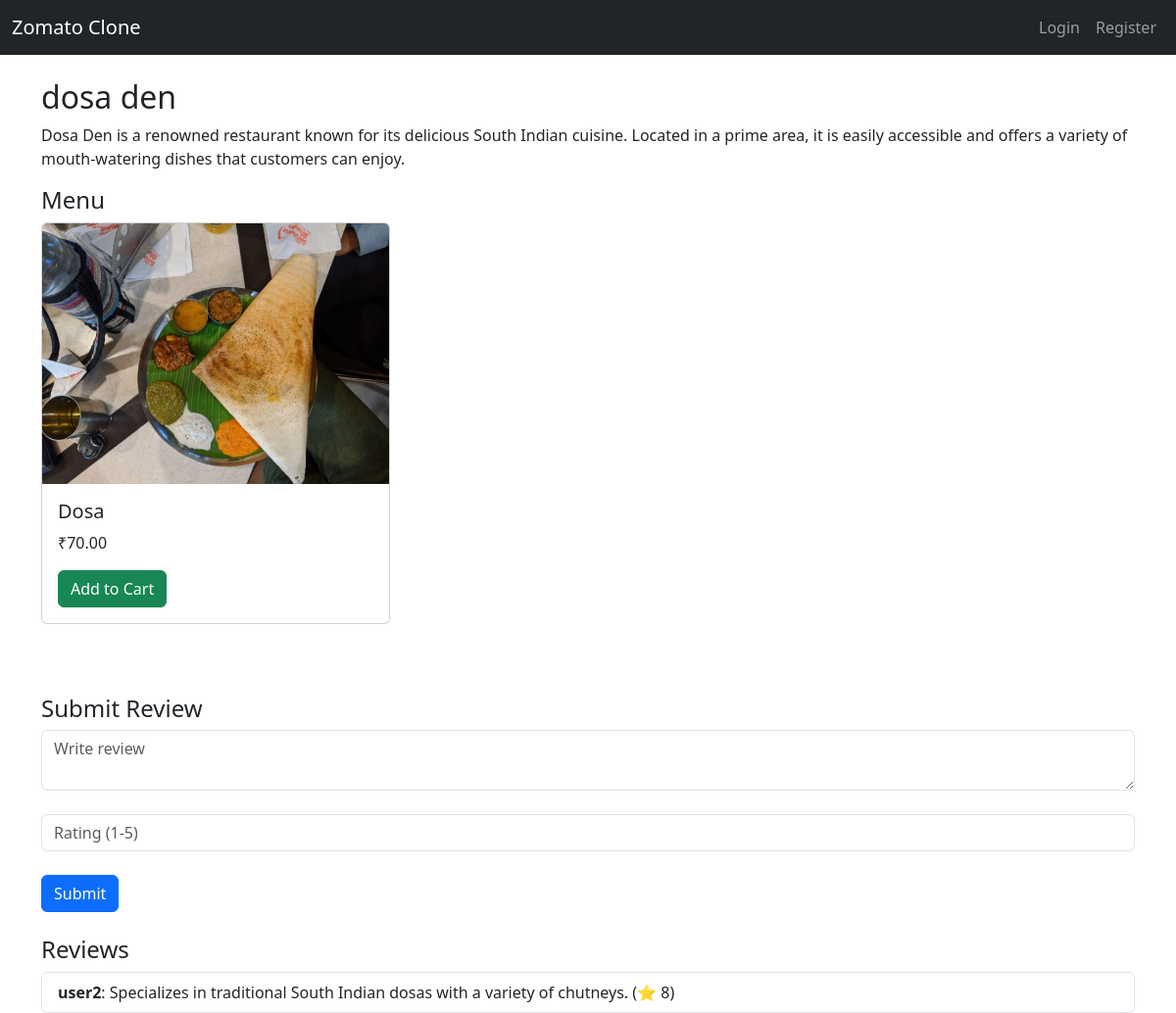
Page /restaurant/9/ on the committed database.
### main_app/models.py (models this page shows, shortened)
class Restaurant(models.Model):
    name = models.CharField(max_length=100)
    location = models.CharField(max_length=100)
    image = models.ImageField(upload_to='restaurant_images/')
    description = models.TextField()

class MenuItem(models.Model):
    restaurant = models.ForeignKey(Restaurant, on_delete=models.CASCADE)
    name = models.CharField(max_length=100)
    price = models.DecimalField(max_digits=6, decimal_places=2)
    image = models.ImageField(upload_to='menu_images/')
    description = models.TextField()

class Review(models.Model):
    user = models.ForeignKey(User, on_delete=models.CASCADE)
    restaurant = models.ForeignKey(Restaurant, on_delete=models.CASCADE)
    review = models.TextField()
    rating = models.IntegerField()
    created_at = models.DateTimeField(auto_now_add=True)

### main_app/views.py (the view)
# urls.py: path('restaurant/<int:id>/', views.restaurant_detail, name='restaurant_detail'),
def restaurant_detail(request, id):
    restaurant = Restaurant.objects.get(id=id)
    menu = MenuItem.objects.filter(restaurant=restaurant)
    reviews = Review.objects.filter(restaurant=restaurant)
    return render(request, 'restaurant_detail.html', {
        'restaurant': restaurant,
        'menu': menu,
        'reviews': reviews,
    })

### main_app/templates/restaurant_detail.html (shortened to what this page needs)
{% extends 'base.html' %}
{% block content %}
<h2>{{ restaurant.name }}</h2>
<p>{{ restaurant.description }}</p>
<h4>Menu</h4>
<div class="row">
  {% for item in menu %}
    <div class="col-md-4 mb-4">
      <div class="card">
        <img src="{{ item.image.url }}" class="card-img-top" alt="...">
        <div class="card-body">
          <h5 class="card-title">{{ item.name }}</h5>
          <p>₹{{ item.price }}</p>
          <a href="{% url 'add_to_cart' item.id %}" class="btn btn-success">Add to Cart</a>
        </div>
      </div>
    </div>
  {% endfor %}
</div>
<h4 class="mt-5">Submit Review</h4>
<form method="post" action="{% url 'submit_review' restaurant.id %}">
  <textarea name="review" class="form-control" placeholder="Write review"></textarea><br>
  <input type="number" name="rating" class="form-control" placeholder="Rating (1-5)"><br>
  <button class="btn btn-primary">Submit</button>
</form>
<h4 class="mt-4">Reviews</h4>
<ul class="list-group">
  {% for review in reviews %}
    <li class="list-group-item">
      <strong>{{ review.user }}</strong>: {{ review.review }} (⭐ {{ review.rating }})
    </li>
  {% empty %}
    <li class="list-group-item">No reviews yet.</li>
  {% endfor %}
</ul>
{% endblock %}

### rows in the picture
Restaurant: name "dosa den", description "Dosa Den is a renowned restaurant known for its delicious South Indian cuisine. Located in a prime area, it is easily accessible and offers a variety of mouth-watering dishes that customers can enjoy."
MenuItem: image (picture), name "Dosa", price "70.00"
Review: user "user2", review "Specializes in traditional South Indian dosas with a variety of chutneys.", rating "8"
